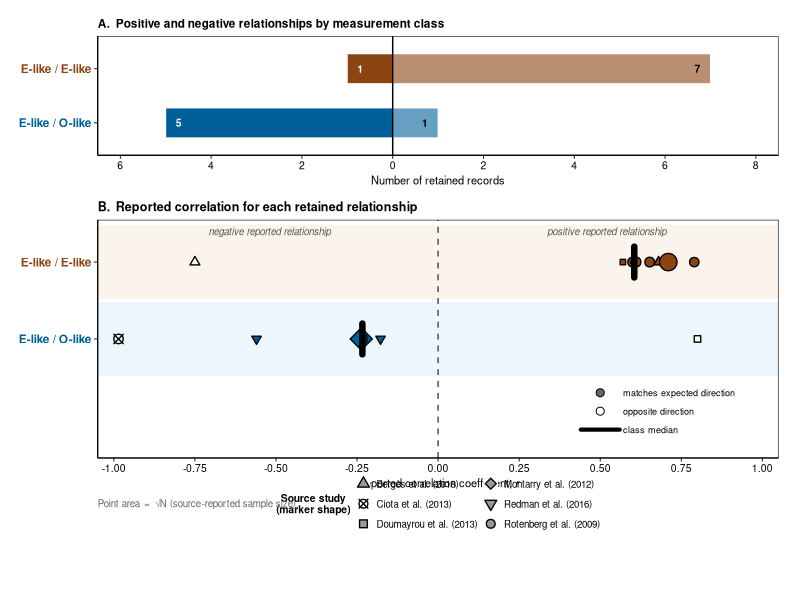
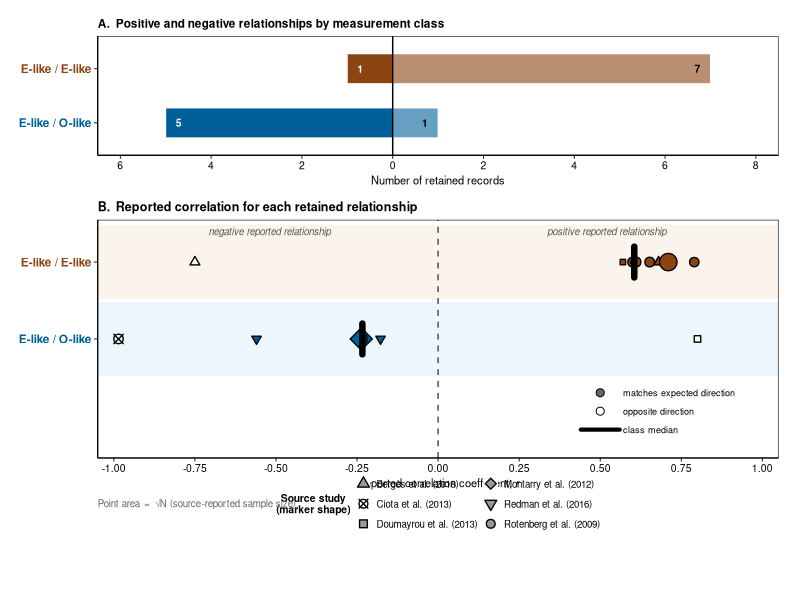
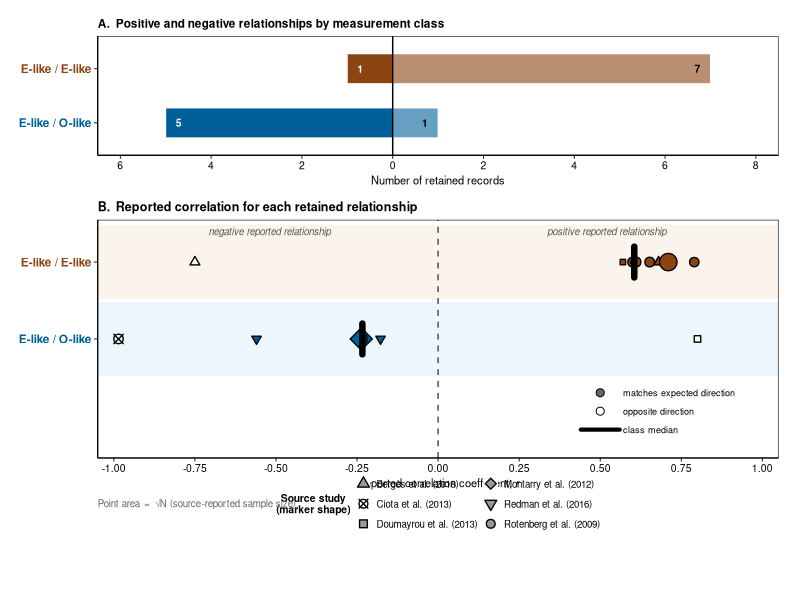

Recreate these plots in R, in order.
## ---- chunk 1
knitr::opts_chunk$set(echo = FALSE, warning = FALSE, message = FALSE,
                      fig.width = 7, fig.height = 9)

library(tidyverse)
library(ggplot2)
library(patchwork)
library(scales)
library(readxl)
library(RColorBrewer)
library(ggbeeswarm)
## ---- chunk 2
# Load the data
records_raw <- read_excel("Figure3data.xlsx")

# Factor levels set.  E-like/O-like = 1 (bottom) and#   E-like/E-like = 2 (top)
records <- records_raw %>%
  mutate(
    r                  = as.numeric(r),
    N                  = as.integer(N),
    expected_direction = as.logical(expected_direction),
    measurement_class  = factor(
      measurement_class,
      levels = c("E-like / O-like", "E-like / E-like")
    )
  ) %>%
  filter(!is.na(r), !is.na(measurement_class))

class_levels <- levels(records$measurement_class)   # ["E-like / O-like", "E-like / E-like"]
n_classes    <- length(class_levels)

# Numeric y: O-like = 1 (bottom), E-like = 2 (top)
records <- records %>%
  mutate(class_num = as.numeric(measurement_class))

# Wider point-size range so large-N points are clearly bigger
records <- records %>%
  mutate(pt_size = 0.5 + 5.0 * sqrt(N) / sqrt(max(N, na.rm = TRUE)))

study_levels <- sort(unique(records$source_study))
n_studies    <- length(study_levels)
records <- records %>%
  mutate(source_study_f = factor(source_study, levels = study_levels))
## ---- chunk 3
# Color pallets
class_pal <- c(
  "E-like / E-like" = "#8B4513",   
  "E-like / O-like" = "#005F99"    
)
class_pal_light <- c(
  "E-like / E-like" = "#E8C9A0",   
  "E-like / O-like" = "#A8D4F0"    
)

study_cols <- setNames(
  colorRampPalette(c("#7B3F00", "#0077BB", "#A0522D", "#005A8E", "#5C2E00", "#3399CC"))(n_studies),
  study_levels
)

study_shapes <- c(
  "Bergès et al. (2018)"    = 24,
  "Ciota et al. (2013)"     = 13,
  "Doumayrou et al. (2013)" = 22,
  "Montarry et al. (2012)"  = 23,
  "Redman et al. (2016)"    = 25,
  "Rotenberg et al. (2009)" = 21
)
nat_theme <- theme_classic(base_size = 9, base_family = "sans") +
  theme(
    axis.line         = element_line(colour = "black", linewidth = 0.4),
    axis.ticks        = element_line(colour = "black", linewidth = 0.3),
    axis.ticks.length = unit(2.5, "pt"),
    axis.title        = element_text(size = 8, colour = "black"),
    axis.text         = element_text(size = 7.5, colour = "black"),
    panel.border      = element_rect(colour = "black", fill = NA, linewidth = 0.4),
    panel.grid        = element_blank(),
    panel.background  = element_rect(fill = "white"),
    legend.key.size   = unit(9, "pt"),
    legend.text       = element_text(size = 7.5),
    legend.title      = element_text(size = 8, face = "bold"),
    legend.background = element_rect(fill = NA),
    plot.title        = element_text(size = 9, face = "bold", hjust = 0,
                                     margin = margin(b = 4)),
    plot.margin       = margin(8, 10, 4, 8)
  )
## ---- chunk 4
#  Panel A (bar chart )
counts <- records %>%
  mutate(direction = if_else(r >= 0, "positive", "negative")) %>%
  count(measurement_class, direction) %>%
  mutate(
    x_val    = if_else(direction == "positive",  n, -n),
    x_label  = as.character(n),
    text_col = "black"
  )

label_nudge <- 0.22

p_a <- ggplot(counts,
              aes(x = x_val, y = measurement_class,
                  fill = measurement_class, alpha = direction)) +
  geom_col(width = 0.55, colour = "white", linewidth = 0.3) +
  geom_text(
    data = counts %>% filter(direction == "positive"),
    aes(x = x_val - label_nudge, y = measurement_class,
        label = x_label, colour = I(text_col)),
    hjust = 1, size = 7.5 / .pt, fontface = "bold",
    inherit.aes = FALSE
  ) +
  geom_text(
    data = counts %>% filter(direction == "negative"),
    aes(x = x_val + label_nudge, y = measurement_class,
        label = x_label),
    colour = "white",
    hjust = 0, size = 7.5 / .pt, fontface = "bold",
    inherit.aes = FALSE
  ) +
  geom_vline(xintercept = 0, colour = "black", linewidth = 0.5) +
  scale_fill_manual(values = class_pal, guide = "none") +
  scale_alpha_manual(values = c(negative = 1, positive = 0.60), guide = "none") +
  scale_x_continuous(
    limits = c(-6.5, 8.5),
    breaks = c(-6, -4, -2, 0, 2, 4, 6, 8),
    labels = abs(c(-6, -4, -2, 0, 2, 4, 6, 8)),
    expand = c(0, 0)
  ) +
  scale_y_discrete(limits = class_levels) +
  labs(
    title = "A.  Positive and negative relationships by measurement class",
    x     = "Number of retained records",
    y     = NULL
  ) +
  nat_theme +
  theme(
    axis.text.y = element_text(colour = class_pal[class_levels], face = "bold", size = 8.5),
    plot.title  = element_text(size = 8.5)
  )
## ---- chunk 5
# Panel B (dot plot)
strip_df <- tibble(
  class_num = seq_along(class_levels),
  class_lbl = class_levels
)

medians <- records %>%
  group_by(class_num) %>%
  summarise(med_r = median(r, na.rm = TRUE), .groups = "drop")

records <- records %>%
  mutate(pt_fill = if_else(
    expected_direction,
    class_pal[as.character(measurement_class)],
    "white"
  ))

xlim <- c(-1.05, 1.05)

p_b <- ggplot(records, aes(x = r, y = class_num)) +
  geom_rect(
    data        = strip_df,
    aes(xmin = xlim[1], xmax = xlim[2],
        ymin = class_num - 0.48, ymax = class_num + 0.48,
        fill = class_lbl),
    inherit.aes = FALSE, alpha = 0.20
  ) +
  scale_fill_manual(values = class_pal_light, guide = "none") +
  geom_vline(xintercept = 0, linetype = "dashed",
             colour = "grey30", linewidth = 0.5) +
  geom_beeswarm(
    aes(shape = source_study_f,
        size  = pt_size,
        fill  = I(pt_fill)),
    colour   = "black",
    cex      = 2.5,
    priority = "ascending",
    stroke   = 0.7
  ) +
  geom_segment(
    data        = medians,
    aes(x = med_r, xend = med_r,
        y = class_num - 0.20, yend = class_num + 0.20),
    colour      = "black",
    linewidth   = 2.2,
    lineend     = "round",
    inherit.aes = FALSE
  ) +
  annotate("text", x = -0.52, y = n_classes + 0.40,
           label = "negative reported relationship",
           size = 7 / .pt, colour = "grey35", hjust = 0.5, fontface = "italic") +
  annotate("text", x =  0.52, y = n_classes + 0.40,
           label = "positive reported relationship",
           size = 7 / .pt, colour = "grey35", hjust = 0.5, fontface = "italic") +
  annotate("point", x = 0.50, y = 0.30, shape = 21, size = 2.4,
           fill = "grey40", colour = "black", stroke = 0.5) +
  annotate("text",  x = 0.57, y = 0.30,
           label = "matches expected direction", size = 6.5 / .pt, hjust = 0) +
  annotate("point", x = 0.50, y = 0.06, shape = 21, size = 2.4,
           fill = "white", colour = "black", stroke = 0.5) +
  annotate("text",  x = 0.57, y = 0.06,
           label = "opposite direction", size = 6.5 / .pt, hjust = 0) +
  annotate("segment", x = 0.44, xend = 0.56, y = -0.18, yend = -0.18,
           colour = "black", linewidth = 1.4, lineend = "round") +
  annotate("text",  x = 0.57, y = -0.18,
           label = "class median", size = 6.5 / .pt, hjust = 0) +
  scale_shape_manual(
    values = study_shapes,
    name   = "Source study\n(marker shape)"
  ) +
  scale_size_identity() +
  scale_x_continuous(
    limits = xlim,
    breaks = seq(-1, 1, 0.25),
    labels = c("-1.00", "-0.75", "-0.50", "-0.25", "0.00",
               "0.25",  "0.50",  "0.75",  "1.00"),
    expand = c(0, 0)
  ) +
  scale_y_continuous(
    limits = c(-0.55, n_classes + 0.55),
    breaks = seq_along(class_levels),
    labels = class_levels,
    expand = c(0, 0)
  ) +
  labs(
    title   = "B.  Reported correlation for each retained relationship",
    x       = expression(paste("Reported correlation coefficient, ", italic(r))),
    y       = NULL,
    caption = "Point area ∝ √N (source-reported sample size)."
  ) +
  nat_theme +
  theme(
    axis.text.y       = element_text(colour = class_pal[class_levels], face = "bold", size = 8.5),
    plot.caption      = element_text(size = 7, colour = "grey40", hjust = 0),
    legend.position   = c(0.50, -0.18),
    legend.direction  = "horizontal",
    legend.key.size   = unit(10, "pt"),
    legend.title      = element_text(size = 7.5, face = "bold", hjust = 0.5),
    legend.text       = element_text(size = 7),
    legend.box.margin = margin(t = 4),
    plot.margin       = margin(6, 8, 60, 6)
  ) +
  guides(shape = guide_legend(nrow = 3,
                              override.aes = list(size = 2.5, fill = "grey60", colour = "black")))
## ---- chunk 6
#  Compile the figures and save
fig3 <- p_a / p_b +
  plot_layout(heights = c(1, 2.0)) &
  theme(plot.background = element_rect(fill = "white", colour = NA))

print(fig3)

ggsave("figure3.pdf",
       plot = fig3, width = 7, height = 9, units = "in",
       device = cairo_pdf)

ggsave("figure3.png",
       plot = fig3, width = 7, height = 9, units = "in",
       dpi = 300, bg = "white")

message("figure3.pdf and figure3.png saved.")
